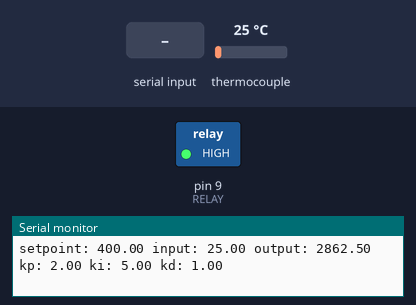
A sketch run on a simulated Arduino Uno, built with avr-gcc and run on an emulated ATmega328P. Shown: switched loads named in the sketch (green lamp = pin HIGH), the last lines printed to the serial monitor. Inputs (shaded band) come from the test bench; at power-on: thermocouple 25 °C.

Above: at 1.2 s.
1.3 s: thermocouple set to 294 °C
At 2.0 s:
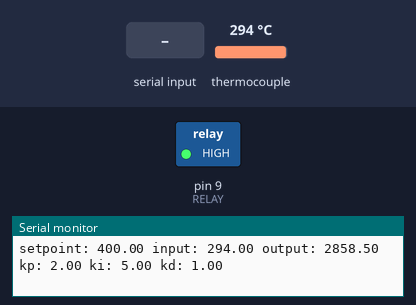
4.3 s: "1" received over Serial
At 6.2 s:
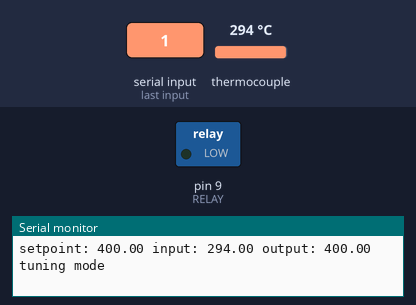
6.5 s: "0" received over Serial
Timing chart, 0 to 11.5 s (numbered marks = the images above; inputs shaded):
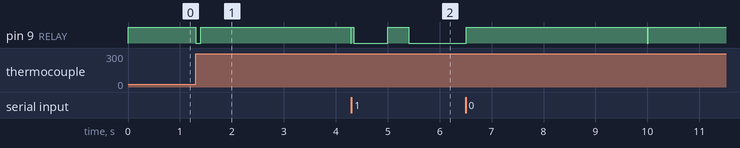

Measured:
- after the input at 1.3 s, pin 9 (RELAY): HIGH → LOW at once, → HIGH 0.10 s later, → LOW 2.9 s later

The sketch:

KilnAutoTune.ino
```cpp
#include <PID_v1.h>
#include <PID_AutoTune_v0.h>
#include "Adafruit_MAX31855.h"

const int THERM_DO = 3; // (data out) is an output from the MAX31855 (input to the microcontroller) which carries each bit of data
const int THERM_CS = 4; // (chip select) is an input to the MAX31855 (output from the microcontroller) which tells the chip when its time to read the thermocouple and output more data.
const int THERM_CLK = 5; // (clock) is an input to the MAX31855 (output from microcontroller) which indicates when to present another bit of data
const int RELAY = 9; // the pin for turning on and off the heating coils

byte ATuneModeRemember=2;
double input=400, output=50, setpoint=400;
double kp=2,ki=5,kd=1;

double aTuneStep=25, aTuneNoise=2, aTuneStartValue=400;
unsigned int aTuneLookBack=20;

boolean tuning = false;
unsigned long serialTime;

const int WindowSize = 5000;
unsigned long windowStartTime;

PID myPID(&input, &output, &setpoint,kp,ki,kd, DIRECT);
PID_ATune aTune(&input, &output);
Adafruit_MAX31855 thermocouple(THERM_CLK, THERM_CS, THERM_DO);


void setup()
{
  pinMode(RELAY, OUTPUT);
  //Setup the pid
  myPID.SetMode(AUTOMATIC);
  myPID.SetOutputLimits(0, WindowSize);
  if(tuning)
  {
    tuning=false;
    changeAutoTune();
    tuning=true;
  }

  serialTime = 0;
  Serial.begin(9600);
}

void loop()
{

  unsigned long now = millis();
  input = readTemp(0);

  if(tuning)
  {
    byte val = (aTune.Runtime());
    if (val!=0)
    {
      tuning = false;
    }
    if(!tuning)
    { //we're done, set the tuning parameters
      kp = aTune.GetKp();
      ki = aTune.GetKi();
      kd = aTune.GetKd();
      myPID.SetTunings(kp,ki,kd);
      AutoTuneHelper(false);
    }
  }
  else myPID.Compute();

  while (now - windowStartTime > WindowSize)
  { //time to shift the Relay Window
    windowStartTime += WindowSize;
  }
  bool relayOn = (output > now - windowStartTime);
  if (relayOn)
    digitalWrite(RELAY, HIGH);
  else
    digitalWrite(RELAY, LOW);

  //send-receive with processing if it's time
  if(millis()>serialTime)
  {
    SerialReceive();
    SerialSend();
    serialTime+=500;
  }
}

double readTemp(int tryCount)
{
  if (tryCount > 10)
    return -1;
  if (tryCount > 2)
  {
    //try resetting the chips
    thermocouple = Adafruit_MAX31855(THERM_CLK, THERM_CS, THERM_DO);
    // wait for MAX chip to stabilize
    delay(1500);
  }
  double temperature = thermocouple.readCelsius();
  if (isnan(temperature))
  {
    delay(3000); //3sec delay
    temperature = readTemp(tryCount + 1);
  }
  return temperature;
}// readTemp


void changeAutoTune()
{
 if(!tuning)
  {
    //Set the output to the desired starting frequency.
    output=aTuneStartValue;
    aTune.SetNoiseBand(aTuneNoise);
    aTune.SetOutputStep(aTuneStep);
    aTune.SetLookbackSec((int)aTuneLookBack);
    aTune.SetControlType(1);//THIS ADDS THE D
    AutoTuneHelper(true);
    tuning = true;
  }
  else
  { //cancel autotune
    aTune.Cancel();
    tuning = false;
    AutoTuneHelper(false);
  }
}

void AutoTuneHelper(boolean start)
{
  if(start)
    ATuneModeRemember = myPID.GetMode();
  else
    myPID.SetMode(ATuneModeRemember);
}


void SerialSend()
{
  Serial.print("setpoint: ");Serial.print(setpoint); Serial.print(" ");
  Serial.print("input: ");Serial.print(input); Serial.print(" ");
  Serial.print("output: ");Serial.print(output); Serial.print(" ");
  if(tuning){
    Serial.println("tuning mode");
  } else {
    Serial.print("kp: ");Serial.print(myPID.GetKp());Serial.print(" ");
    Serial.print("ki: ");Serial.print(myPID.GetKi());Serial.print(" ");
    Serial.print("kd: ");Serial.print(myPID.GetKd());Serial.println();
  }
}

void SerialReceive()
{
  if(Serial.available())
  {
   char b = Serial.read();
   Serial.flush();
   if((b=='1' && !tuning) || (b!='1' && tuning))changeAutoTune();
  }
}
```
